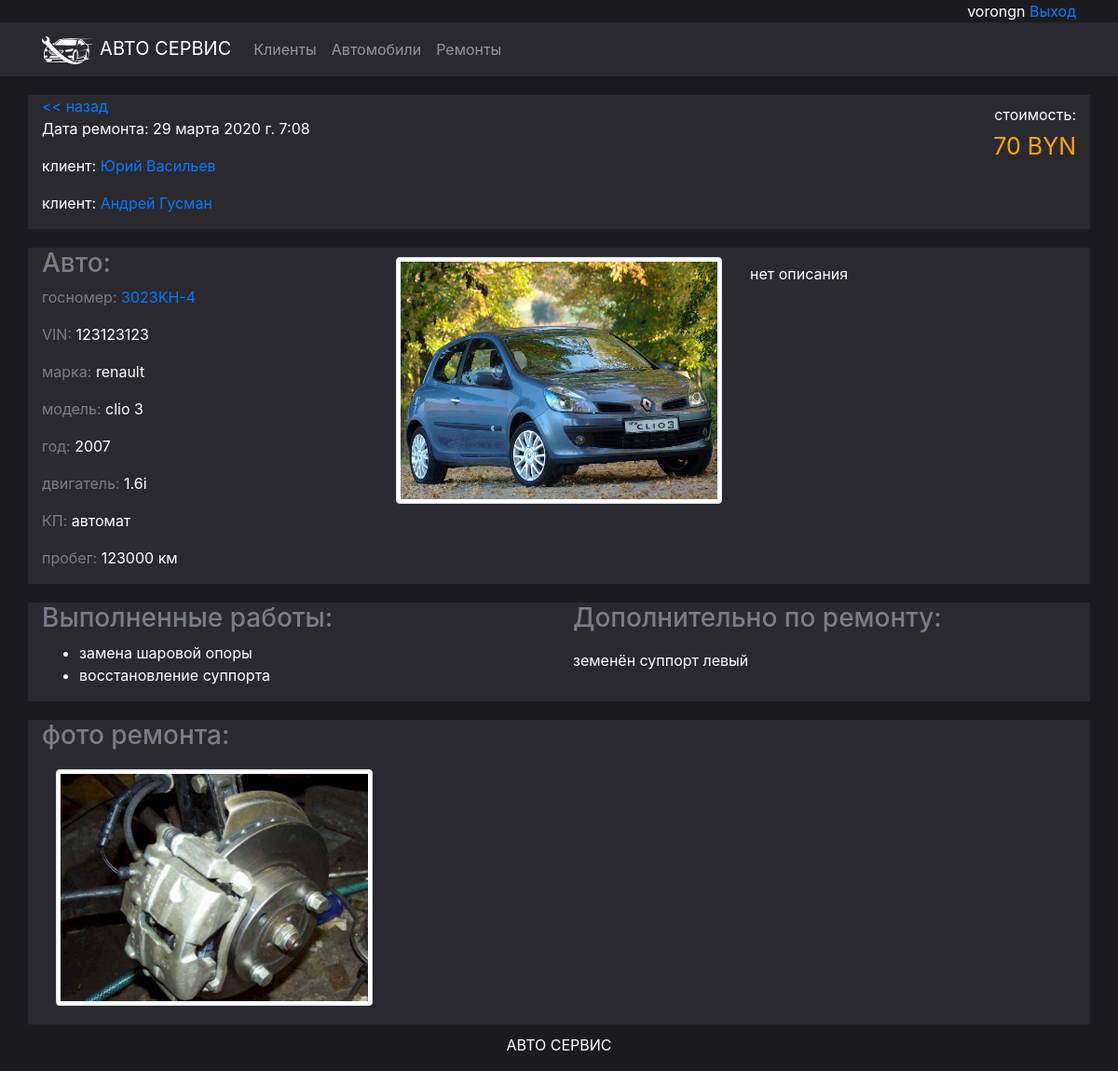
/repairs/9/ (signed in), run on the app's committed database.
### sto/models.py (models this page shows, shortened)
class Repair(models.Model):
    car = models.ForeignKey(Car, on_delete=models.CASCADE)
    car_mileage = models.IntegerField('пробег', blank=True)
    date = models.DateTimeField('дата', default=timezone.now)
    repworks = models.ManyToManyField(Work, related_name='works')
    description = models.TextField('Описание работ и проблем')
    repair_cost = models.IntegerField('Стоимость ремонта BYN', default=0)
    photo01 = models.ImageField('фото01', upload_to='repairs/', default='repairs/nophoto.png')
    photo02 = models.ImageField('фото02', upload_to='repairs/', default='repairs/nophoto.png')
    photo03 = models.ImageField('фото03', upload_to='repairs/', default='repairs/nophoto.png')
    class Meta:
        verbose_name = 'Заказ-наряд'
        verbose_name_plural = 'Ремонты'

class Client(models.Model):
    STATUS_TYPES = (
        ('новый', 'без скидок'),
        ('скидка', 'скидка'),
    )
    first_name = models.CharField('имя', max_length=50)
    last_name = models.CharField('фамилия', max_length=50)
    phone_number = models.CharField('телефон', max_length=15)
    photo = models.ImageField('фото', upload_to='clients/', default='clients/def.jpg')
    status = models.CharField('статус', max_length=20,
                              choices=STATUS_TYPES,
                              default='без скидок')
    description = models.TextField('описание', blank=True)
    date_create = models.DateTimeField('дата регистрации', auto_now_add=True)
    cars = models.ManyToManyField(Car, related_name='cars', blank=True)
    class Meta:
        verbose_name = 'Клиент'
        verbose_name_plural = 'Клиенты'

class Car(models.Model):
    AKPP = (
        ('механика', 'механика'),
        ('автомат', 'автомат'),
        ('easytronic', 'easytronic'),
    )
    vin = models.CharField('VIN код', max_length=20)
    brend_car = models.CharField('марка', max_length=20)
    model_car = models.CharField('модель', max_length=20)
    year = models.IntegerField('год выпуска')
    motor = models.CharField('двигатель', max_length=10)
    transmission = models.CharField('КПП', max_length=10,
                                    choices=AKPP,
                                    default='механика')
    number = models.CharField('госномер', max_length=10)
    photo = models.ImageField('фото', upload_to='cars/', default='cars/nophotocars.jpg')
    description = models.TextField('описание', max_length=500, blank=True)
    def __str__(self):
        return str(self.number)
    class Meta:
        verbose_name = 'Автомобиль'
        verbose_name_plural = 'Автомобили'
        ordering = ['number']

class Work(models.Model):
    work = models.CharField('вид работы', max_length=50)
    description = models.TextField('описание работы', blank=True)
    class Meta:
        verbose_name = 'Вид работы'
        verbose_name_plural = 'Виды работ'

### sto/views.py (the view)
# urls.py: path('repairs/<int:repair_id>/', views.repair_detail, name='repair_detail'),
def repair_detail(request, repair_id):
    try:
        a = Repair.objects.get(id=repair_id)
        clients = Client.objects.filter(cars=a.car)
    except:
        raise Http404("Нет элемента")
    return render(request, 'repairs/detail_repair.html', {'repair': a, 'clients': clients})

### sto/templates/repairs/detail_repair.html (shortened to what this page needs)
{% extends 'base.html' %}
{% block content %}
    {% if user.is_authenticated %}
        <div class="row repair-detail">
            <div class="col-12 col-sm-6 repair-date ">
                <a href="{{request.META.HTTP_REFERER}}"><< назад</a>
                <p><span>Дата ремонта: </span>{{ repair.date }}</p>
                 {% for client in clients %}
                <p><span>клиент: </span><a href="{% url 'sto:client_detail' client.id %}">
                    {{ client.first_name }} {{ client.last_name }}</a></p>
                {% endfor %}
            </div>
            <div class="col-12 col-sm-6 repair-cost text-right ">
                <p ><span>стоимость:<br></span>{{ repair.repair_cost }} BYN</p>
            </div>
            <div class="col-12 col-sm-4 repair-car-info">
                <h3>Авто:</h3>
                <p><span>госномер: </span><a href="{% url 'sto:car_detail' repair.car.id %}">{{ repair.car }}</a></p>
                <p><span>VIN: </span>{{ repair.car.vin }}</p>
                <p><span>марка: </span>{{ repair.car.brend_car}}</p>
                <p><span>модель: </span>{{ repair.car.model_car}}</p>
                <p><span>год: </span>{{ repair.car.year}}</p>
                <p><span>двигатель: </span> {{ repair.car.motor }}</p>
                <p><span>КП: </span></span> {{ repair.car.transmission }}</p>
                <p><span>пробег: </span>{{ repair.car_mileage }} км</p>
            </div>
        <div class="col-12 col-sm-4">
            <div><img src="/media/{{ repair.car.photo}}" class="img-thumbnail"></div>
        </div>
            <div class="col-12 col-sm-4">
                <p>{{ repair.car.description|linebreaks }}</p>
            </div>
            <div class="col-12 col-md-6 repair-works">
                <h3>Выполненные работы:</h3>
                    <ul>
                    {% for work in repair.repworks.all %}
                        <li> {{ work.work }}</li>
                        {% endfor %}
                    </ul>
            </div>
            <div class="col-12 col-md-6 repair-description">
                <h3>Дополнительно по ремонту:</h3>
                 <p>{{ repair.description|linebreaks }}</p>
            </div>
            <div class="container gallery repair-photo">
            <h3>фото ремонта:</h3>
                <div class="row">
                    {% if repair.photo01 != 'repairs/nophoto.png' %}
                        <div class="col-md-4 thumb">
                           <a data-fancybox="images" href="/media/{{ repair.photo01 }}"> <img src="/media/{{ repair.photo01 }}" class="img-thumbnail"></a>
                        </div>
                     {% endif %}
                </div>
            </div>
        </div>
        {% else %}
        Вы не авторизованы
    {% endif %}
{% endblock %}

### sto/templates/base.html (shortened to what this page needs)
{% load static %}
<!DOCTYPE html>
<html lang="en">
<head>
    <link rel="stylesheet" href="https://stackpath.bootstrapcdn.com/bootstrap/4.4.1/css/bootstrap.min.css"
>
    <link rel="stylesheet" href="https://cdn.jsdelivr.net/gh/fancyapps/fancybox@3.5.7/dist/jquery.fancybox.min.css"/>
    <link rel="stylesheet" href="{% static  'style.css' %}">
</head>
<body>
<div class="container text-right">
    {% if user.is_authenticated %}
        <span>{{ user.username }}</span> <a href="{% url 'account_logout' %}"> Выход</a>
    {% else %}
        <a href="{% url 'account_login' %}"> Вход </a>
        <a href="{% url 'account_signup' %}"> Регистрация </a>
    {% endif %}
</div>
<nav class="navbar navbar-expand-sm bg-dark navbar-dark bd-navbar">
    <div class="container">
        <a class="navbar-brand" href="/"><img src="/media/logo.svg"> АВТО СЕРВИС</a>
        <div class="collapse navbar-collapse" id="collapsibleNavbar">
            <ul class="navbar-nav">
                <li class="nav-item">
                    <a class="nav-link" href="/clients/">Клиенты</a>
                </li>
                <li class="nav-item">
                    <a class="nav-link" href="/cars/">Автомобили</a>
                </li>
                <li class="nav-item">
                    <a class="nav-link" href="/repairs/">Ремонты</a>
                </li>
            </ul>
        </div>
    </div>
</nav>
<div class="container">
    {% block content %}
    {% endblock %}
</div>
<div class="footer text-center">
    <p>АВТО СЕРВИС </p>
</div>
</body>
</html>

### sto/static/style.css (style rules this page uses)
body { background-color: #1b1b1f; color: white; }
.bd-navbar { position: -webkit-sticky; position: sticky; top: 0; z-index: 1071; }
.navbar-brand img { height:auto; max-height: 30px; }
.bg-dark { background-color: #2a2930!important; }
.repair-detail { padding-top:10px; }
.repair-detail div, .auto-detail div, .client-detail div, .client-list div { background-color: #2a2930; margin:10px 0; }
.repair-detail h1, h2, h3 { color:#7c7c89; }
.repair-cost p span { font-size:16px; color:white; }
.repair-cost p { font-size:25px; color:orange; }
.repair-car-info span, .client-detail span, .client-list span, .auto-detail span { color:#7c7c89; }
.repair-detail .repair-photo a img { width:auto; max-width:100%; }

### data on the page
Repair: date "29 марта 2020 г. 7:08", repair_cost "70", car "3023KH-4", car.vin "123123123", car.brend_car "renault", car.model_car "clio 3", car.year "2007", car.motor "1.6i", car.transmission "автомат", car_mileage "123000", car.photo (picture), car.description "нет описания", description "земенён суппорт левый", photo01 (picture)
Client: first_name "Юрий", last_name "Васильев"
Client: first_name "Андрей", last_name "Гусман"
Work: work "замена шаровой опоры"
Work: work "восстановление суппорта"

### other printed values
{{ user.username }} "vorongn"
